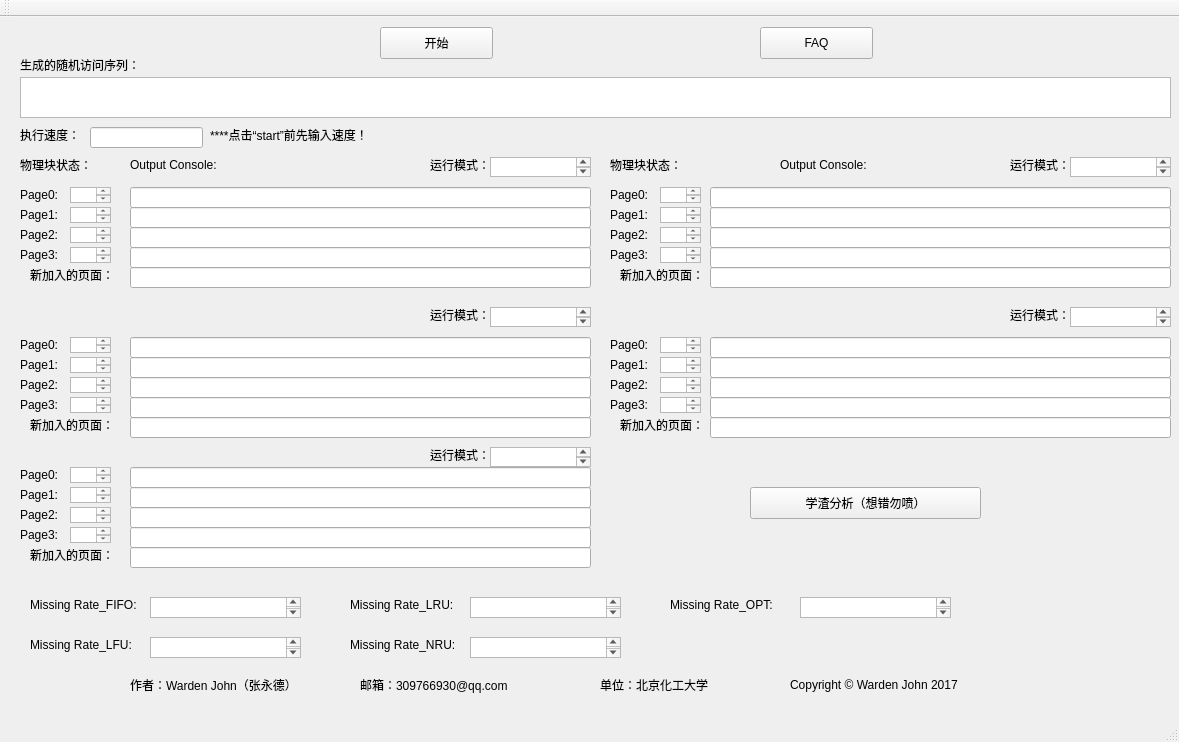
<?xml version="1.0" encoding="UTF-8"?>
<ui version="4.0">
 <class>page_change</class>
 <widget class="QMainWindow" name="page_change">
  <property name="geometry">
   <rect>
    <x>0</x>
    <y>0</y>
    <width>1179</width>
    <height>742</height>
   </rect>
  </property>
  <property name="windowTitle">
   <string>page_change</string>
  </property>
  <widget class="QWidget" name="centralWidget">
   <widget class="QPushButton" name="start">
    <property name="geometry">
     <rect>
      <x>380</x>
      <y>10</y>
      <width>113</width>
      <height>32</height>
     </rect>
    </property>
    <property name="text">
     <string>开始</string>
    </property>
   </widget>
   <widget class="QLabel" name="label">
    <property name="geometry">
     <rect>
      <x>20</x>
      <y>40</y>
      <width>371</width>
      <height>16</height>
     </rect>
    </property>
    <property name="text">
     <string>生成的随机访问序列：</string>
    </property>
   </widget>
   <widget class="QLabel" name="label_2">
    <property name="geometry">
     <rect>
      <x>130</x>
      <y>140</y>
      <width>151</width>
      <height>16</height>
     </rect>
    </property>
    <property name="text">
     <string>Output Console:</string>
    </property>
   </widget>
   <widget class="QLabel" name="label_3">
    <property name="geometry">
     <rect>
      <x>20</x>
      <y>110</y>
      <width>71</width>
      <height>16</height>
     </rect>
    </property>
    <property name="text">
     <string>执行速度：</string>
    </property>
   </widget>
   <widget class="QLineEdit" name="lineEdit_2">
    <property name="geometry">
     <rect>
      <x>90</x>
      <y>110</y>
      <width>113</width>
      <height>21</height>
     </rect>
    </property>
   </widget>
   <widget class="QPushButton" name="FAQ">
    <property name="geometry">
     <rect>
      <x>760</x>
      <y>10</y>
      <width>113</width>
      <height>32</height>
     </rect>
    </property>
    <property name="text">
     <string>FAQ</string>
    </property>
   </widget>
   <widget class="QLabel" name="label_4">
    <property name="geometry">
     <rect>
      <x>20</x>
      <y>140</y>
      <width>81</width>
      <height>16</height>
     </rect>
    </property>
    <property name="text">
     <string>物理块状态：</string>
    </property>
   </widget>
   <widget class="QTextBrowser" name="page0">
    <property name="geometry">
     <rect>
      <x>70</x>
      <y>170</y>
      <width>41</width>
      <height>16</height>
     </rect>
    </property>
   </widget>
   <widget class="QLabel" name="label_5">
    <property name="geometry">
     <rect>
      <x>20</x>
      <y>170</y>
      <width>60</width>
      <height>16</height>
     </rect>
    </property>
    <property name="text">
     <string>Page0:</string>
    </property>
   </widget>
   <widget class="QLabel" name="label_6">
    <property name="geometry">
     <rect>
      <x>20</x>
      <y>190</y>
      <width>60</width>
      <height>16</height>
     </rect>
    </property>
    <property name="text">
     <string>Page1:</string>
    </property>
   </widget>
   <widget class="QLabel" name="label_7">
    <property name="geometry">
     <rect>
      <x>20</x>
      <y>210</y>
      <width>60</width>
      <height>16</height>
     </rect>
    </property>
    <property name="text">
     <string>Page2:</string>
    </property>
   </widget>
   <widget class="QLabel" name="label_8">
    <property name="geometry">
     <rect>
      <x>20</x>
      <y>230</y>
      <width>60</width>
      <height>16</height>
     </rect>
    </property>
    <property name="text">
     <string>Page3:</string>
    </property>
   </widget>
   <widget class="QTextBrowser" name="page1">
    <property name="geometry">
     <rect>
      <x>70</x>
      <y>190</y>
      <width>41</width>
      <height>16</height>
     </rect>
    </property>
   </widget>
   <widget class="QTextBrowser" name="page2">
    <property name="geometry">
     <rect>
      <x>70</x>
      <y>210</y>
      <width>41</width>
      <height>16</height>
     </rect>
    </property>
   </widget>
   <widget class="QTextBrowser" name="page3">
    <property name="geometry">
     <rect>
      <x>70</x>
      <y>230</y>
      <width>41</width>
      <height>16</height>
     </rect>
    </property>
   </widget>
   <widget class="QLabel" name="label_9">
    <property name="geometry">
     <rect>
      <x>30</x>
      <y>580</y>
      <width>131</width>
      <height>16</height>
     </rect>
    </property>
    <property name="text">
     <string>Missing Rate_FIFO:</string>
    </property>
   </widget>
   <widget class="QTextBrowser" name="missingrate_FIFO">
    <property name="geometry">
     <rect>
      <x>150</x>
      <y>580</y>
      <width>151</width>
      <height>21</height>
     </rect>
    </property>
   </widget>
   <widget class="QLabel" name="label_10">
    <property name="geometry">
     <rect>
      <x>430</x>
      <y>140</y>
      <width>81</width>
      <height>16</height>
     </rect>
    </property>
    <property name="text">
     <string>运行模式：</string>
    </property>
   </widget>
   <widget class="QTextBrowser" name="Model">
    <property name="geometry">
     <rect>
      <x>490</x>
      <y>140</y>
      <width>101</width>
      <height>20</height>
     </rect>
    </property>
   </widget>
   <widget class="QLabel" name="label_11">
    <property name="geometry">
     <rect>
      <x>130</x>
      <y>660</y>
      <width>191</width>
      <height>16</height>
     </rect>
    </property>
    <property name="text">
     <string>作者：Warden John（张永德）</string>
    </property>
   </widget>
   <widget class="QTextEdit" name="textEdit">
    <property name="geometry">
     <rect>
      <x>20</x>
      <y>60</y>
      <width>1151</width>
      <height>41</height>
     </rect>
    </property>
   </widget>
   <widget class="QLabel" name="label_12">
    <property name="geometry">
     <rect>
      <x>360</x>
      <y>660</y>
      <width>191</width>
      <height>16</height>
     </rect>
    </property>
    <property name="text">
     <string>邮箱：309766930@qq.com</string>
    </property>
   </widget>
   <widget class="QLineEdit" name="FIFO_show_page_0">
    <property name="geometry">
     <rect>
      <x>130</x>
      <y>170</y>
      <width>461</width>
      <height>21</height>
     </rect>
    </property>
   </widget>
   <widget class="QLineEdit" name="FIFO_show_page_1">
    <property name="geometry">
     <rect>
      <x>130</x>
      <y>190</y>
      <width>461</width>
      <height>21</height>
     </rect>
    </property>
   </widget>
   <widget class="QLineEdit" name="FIFO_show_page_2">
    <property name="geometry">
     <rect>
      <x>130</x>
      <y>210</y>
      <width>461</width>
      <height>21</height>
     </rect>
    </property>
   </widget>
   <widget class="QLineEdit" name="FIFO_show_page_3">
    <property name="geometry">
     <rect>
      <x>130</x>
      <y>230</y>
      <width>461</width>
      <height>21</height>
     </rect>
    </property>
   </widget>
   <widget class="QLabel" name="label_13">
    <property name="geometry">
     <rect>
      <x>20</x>
      <y>320</y>
      <width>60</width>
      <height>16</height>
     </rect>
    </property>
    <property name="text">
     <string>Page0:</string>
    </property>
   </widget>
   <widget class="QLabel" name="label_14">
    <property name="geometry">
     <rect>
      <x>20</x>
      <y>340</y>
      <width>60</width>
      <height>16</height>
     </rect>
    </property>
    <property name="text">
     <string>Page1:</string>
    </property>
   </widget>
   <widget class="QLabel" name="label_15">
    <property name="geometry">
     <rect>
      <x>20</x>
      <y>360</y>
      <width>60</width>
      <height>16</height>
     </rect>
    </property>
    <property name="text">
     <string>Page2:</string>
    </property>
   </widget>
   <widget class="QLabel" name="label_16">
    <property name="geometry">
     <rect>
      <x>20</x>
      <y>380</y>
      <width>60</width>
      <height>16</height>
     </rect>
    </property>
    <property name="text">
     <string>Page3:</string>
    </property>
   </widget>
   <widget class="QTextBrowser" name="LRU_page_0">
    <property name="geometry">
     <rect>
      <x>70</x>
      <y>320</y>
      <width>41</width>
      <height>16</height>
     </rect>
    </property>
   </widget>
   <widget class="QTextBrowser" name="LRU_page_1">
    <property name="geometry">
     <rect>
      <x>70</x>
      <y>340</y>
      <width>41</width>
      <height>16</height>
     </rect>
    </property>
   </widget>
   <widget class="QTextBrowser" name="LRU_page_2">
    <property name="geometry">
     <rect>
      <x>70</x>
      <y>360</y>
      <width>41</width>
      <height>16</height>
     </rect>
    </property>
   </widget>
   <widget class="QTextBrowser" name="LRU_page_3">
    <property name="geometry">
     <rect>
      <x>70</x>
      <y>380</y>
      <width>41</width>
      <height>16</height>
     </rect>
    </property>
   </widget>
   <widget class="QLineEdit" name="LRU_show_page_0">
    <property name="geometry">
     <rect>
      <x>130</x>
      <y>320</y>
      <width>461</width>
      <height>21</height>
     </rect>
    </property>
   </widget>
   <widget class="QLineEdit" name="LRU_show_page_1">
    <property name="geometry">
     <rect>
      <x>130</x>
      <y>340</y>
      <width>461</width>
      <height>21</height>
     </rect>
    </property>
   </widget>
   <widget class="QLineEdit" name="LRU_show_page_2">
    <property name="geometry">
     <rect>
      <x>130</x>
      <y>360</y>
      <width>461</width>
      <height>21</height>
     </rect>
    </property>
   </widget>
   <widget class="QLineEdit" name="LRU_show_page_3">
    <property name="geometry">
     <rect>
      <x>130</x>
      <y>380</y>
      <width>461</width>
      <height>21</height>
     </rect>
    </property>
   </widget>
   <widget class="QLabel" name="label_17">
    <property name="geometry">
     <rect>
      <x>20</x>
      <y>450</y>
      <width>60</width>
      <height>16</height>
     </rect>
    </property>
    <property name="text">
     <string>Page0:</string>
    </property>
   </widget>
   <widget class="QLabel" name="label_18">
    <property name="geometry">
     <rect>
      <x>430</x>
      <y>290</y>
      <width>81</width>
      <height>16</height>
     </rect>
    </property>
    <property name="text">
     <string>运行模式：</string>
    </property>
   </widget>
   <widget class="QTextBrowser" name="Model_2">
    <property name="geometry">
     <rect>
      <x>490</x>
      <y>290</y>
      <width>101</width>
      <height>20</height>
     </rect>
    </property>
   </widget>
   <widget class="QLabel" name="label_19">
    <property name="geometry">
     <rect>
      <x>20</x>
      <y>470</y>
      <width>60</width>
      <height>16</height>
     </rect>
    </property>
    <property name="text">
     <string>Page1:</string>
    </property>
   </widget>
   <widget class="QLabel" name="label_20">
    <property name="geometry">
     <rect>
      <x>20</x>
      <y>490</y>
      <width>60</width>
      <height>16</height>
     </rect>
    </property>
    <property name="text">
     <string>Page2:</string>
    </property>
   </widget>
   <widget class="QLabel" name="label_21">
    <property name="geometry">
     <rect>
      <x>20</x>
      <y>510</y>
      <width>60</width>
      <height>16</height>
     </rect>
    </property>
    <property name="text">
     <string>Page3:</string>
    </property>
   </widget>
   <widget class="QTextBrowser" name="OPT_page_0">
    <property name="geometry">
     <rect>
      <x>70</x>
      <y>450</y>
      <width>41</width>
      <height>16</height>
     </rect>
    </property>
   </widget>
   <widget class="QTextBrowser" name="OPT_page_1">
    <property name="geometry">
     <rect>
      <x>70</x>
      <y>470</y>
      <width>41</width>
      <height>16</height>
     </rect>
    </property>
   </widget>
   <widget class="QTextBrowser" name="OPT_page_2">
    <property name="geometry">
     <rect>
      <x>70</x>
      <y>490</y>
      <width>41</width>
      <height>16</height>
     </rect>
    </property>
   </widget>
   <widget class="QTextBrowser" name="OPT_page_3">
    <property name="geometry">
     <rect>
      <x>70</x>
      <y>510</y>
      <width>41</width>
      <height>16</height>
     </rect>
    </property>
   </widget>
   <widget class="QLineEdit" name="OPT_show_page_0">
    <property name="geometry">
     <rect>
      <x>130</x>
      <y>450</y>
      <width>461</width>
      <height>21</height>
     </rect>
    </property>
   </widget>
   <widget class="QLineEdit" name="OPT_show_page_1">
    <property name="geometry">
     <rect>
      <x>130</x>
      <y>470</y>
      <width>461</width>
      <height>21</height>
     </rect>
    </property>
   </widget>
   <widget class="QLineEdit" name="OPT_show_page_2">
    <property name="geometry">
     <rect>
      <x>130</x>
      <y>490</y>
      <width>461</width>
      <height>21</height>
     </rect>
    </property>
   </widget>
   <widget class="QLineEdit" name="OPT_show_page_3">
    <property name="geometry">
     <rect>
      <x>130</x>
      <y>510</y>
      <width>461</width>
      <height>21</height>
     </rect>
    </property>
   </widget>
   <widget class="QLabel" name="label_22">
    <property name="geometry">
     <rect>
      <x>350</x>
      <y>580</y>
      <width>111</width>
      <height>16</height>
     </rect>
    </property>
    <property name="text">
     <string>Missing Rate_LRU:</string>
    </property>
   </widget>
   <widget class="QTextBrowser" name="missingrate_LRU">
    <property name="geometry">
     <rect>
      <x>470</x>
      <y>580</y>
      <width>151</width>
      <height>21</height>
     </rect>
    </property>
   </widget>
   <widget class="QLabel" name="label_23">
    <property name="geometry">
     <rect>
      <x>430</x>
      <y>430</y>
      <width>81</width>
      <height>16</height>
     </rect>
    </property>
    <property name="text">
     <string>运行模式：</string>
    </property>
   </widget>
   <widget class="QTextBrowser" name="Model_3">
    <property name="geometry">
     <rect>
      <x>490</x>
      <y>430</y>
      <width>101</width>
      <height>20</height>
     </rect>
    </property>
   </widget>
   <widget class="QLabel" name="label_24">
    <property name="geometry">
     <rect>
      <x>610</x>
      <y>140</y>
      <width>81</width>
      <height>16</height>
     </rect>
    </property>
    <property name="text">
     <string>物理块状态：</string>
    </property>
   </widget>
   <widget class="QLabel" name="label_25">
    <property name="geometry">
     <rect>
      <x>780</x>
      <y>140</y>
      <width>151</width>
      <height>16</height>
     </rect>
    </property>
    <property name="text">
     <string>Output Console:</string>
    </property>
   </widget>
   <widget class="QLabel" name="label_26">
    <property name="geometry">
     <rect>
      <x>610</x>
      <y>170</y>
      <width>60</width>
      <height>16</height>
     </rect>
    </property>
    <property name="text">
     <string>Page0:</string>
    </property>
   </widget>
   <widget class="QLabel" name="label_27">
    <property name="geometry">
     <rect>
      <x>610</x>
      <y>190</y>
      <width>60</width>
      <height>16</height>
     </rect>
    </property>
    <property name="text">
     <string>Page1:</string>
    </property>
   </widget>
   <widget class="QLabel" name="label_28">
    <property name="geometry">
     <rect>
      <x>610</x>
      <y>210</y>
      <width>60</width>
      <height>16</height>
     </rect>
    </property>
    <property name="text">
     <string>Page2:</string>
    </property>
   </widget>
   <widget class="QLabel" name="label_29">
    <property name="geometry">
     <rect>
      <x>610</x>
      <y>230</y>
      <width>60</width>
      <height>16</height>
     </rect>
    </property>
    <property name="text">
     <string>Page3:</string>
    </property>
   </widget>
   <widget class="QTextBrowser" name="LFU_page0">
    <property name="geometry">
     <rect>
      <x>660</x>
      <y>170</y>
      <width>41</width>
      <height>16</height>
     </rect>
    </property>
   </widget>
   <widget class="QTextBrowser" name="LFU_page0_2">
    <property name="geometry">
     <rect>
      <x>660</x>
      <y>190</y>
      <width>41</width>
      <height>16</height>
     </rect>
    </property>
   </widget>
   <widget class="QTextBrowser" name="LFU_page0_3">
    <property name="geometry">
     <rect>
      <x>660</x>
      <y>210</y>
      <width>41</width>
      <height>16</height>
     </rect>
    </property>
   </widget>
   <widget class="QTextBrowser" name="LFU_page0_4">
    <property name="geometry">
     <rect>
      <x>660</x>
      <y>230</y>
      <width>41</width>
      <height>16</height>
     </rect>
    </property>
   </widget>
   <widget class="QLineEdit" name="LFU_show_page_0">
    <property name="geometry">
     <rect>
      <x>710</x>
      <y>170</y>
      <width>461</width>
      <height>21</height>
     </rect>
    </property>
   </widget>
   <widget class="QLabel" name="label_30">
    <property name="geometry">
     <rect>
      <x>1010</x>
      <y>140</y>
      <width>81</width>
      <height>16</height>
     </rect>
    </property>
    <property name="text">
     <string>运行模式：</string>
    </property>
   </widget>
   <widget class="QTextBrowser" name="Model_4">
    <property name="geometry">
     <rect>
      <x>1070</x>
      <y>140</y>
      <width>101</width>
      <height>20</height>
     </rect>
    </property>
   </widget>
   <widget class="QLineEdit" name="LFU_show_page_1">
    <property name="geometry">
     <rect>
      <x>710</x>
      <y>190</y>
      <width>461</width>
      <height>21</height>
     </rect>
    </property>
   </widget>
   <widget class="QLineEdit" name="LFU_show_page_2">
    <property name="geometry">
     <rect>
      <x>710</x>
      <y>210</y>
      <width>461</width>
      <height>21</height>
     </rect>
    </property>
   </widget>
   <widget class="QLineEdit" name="LFU_show_page_3">
    <property name="geometry">
     <rect>
      <x>710</x>
      <y>230</y>
      <width>461</width>
      <height>21</height>
     </rect>
    </property>
   </widget>
   <widget class="QLabel" name="label_31">
    <property name="geometry">
     <rect>
      <x>1010</x>
      <y>290</y>
      <width>81</width>
      <height>16</height>
     </rect>
    </property>
    <property name="text">
     <string>运行模式：</string>
    </property>
   </widget>
   <widget class="QTextBrowser" name="Model_5">
    <property name="geometry">
     <rect>
      <x>1070</x>
      <y>290</y>
      <width>101</width>
      <height>20</height>
     </rect>
    </property>
   </widget>
   <widget class="QLabel" name="label_32">
    <property name="geometry">
     <rect>
      <x>30</x>
      <y>620</y>
      <width>121</width>
      <height>16</height>
     </rect>
    </property>
    <property name="text">
     <string>Missing Rate_LFU:</string>
    </property>
   </widget>
   <widget class="QTextBrowser" name="missingrate_LFU">
    <property name="geometry">
     <rect>
      <x>150</x>
      <y>620</y>
      <width>151</width>
      <height>21</height>
     </rect>
    </property>
   </widget>
   <widget class="QLabel" name="label_33">
    <property name="geometry">
     <rect>
      <x>610</x>
      <y>320</y>
      <width>60</width>
      <height>16</height>
     </rect>
    </property>
    <property name="text">
     <string>Page0:</string>
    </property>
   </widget>
   <widget class="QLabel" name="label_34">
    <property name="geometry">
     <rect>
      <x>610</x>
      <y>340</y>
      <width>60</width>
      <height>16</height>
     </rect>
    </property>
    <property name="text">
     <string>Page1:</string>
    </property>
   </widget>
   <widget class="QLabel" name="label_35">
    <property name="geometry">
     <rect>
      <x>610</x>
      <y>360</y>
      <width>60</width>
      <height>16</height>
     </rect>
    </property>
    <property name="text">
     <string>Page2:</string>
    </property>
   </widget>
   <widget class="QLabel" name="label_36">
    <property name="geometry">
     <rect>
      <x>610</x>
      <y>380</y>
      <width>60</width>
      <height>16</height>
     </rect>
    </property>
    <property name="text">
     <string>Page3:</string>
    </property>
   </widget>
   <widget class="QTextBrowser" name="NRU_page0_0">
    <property name="geometry">
     <rect>
      <x>660</x>
      <y>320</y>
      <width>41</width>
      <height>16</height>
     </rect>
    </property>
   </widget>
   <widget class="QTextBrowser" name="NRU_page0_1">
    <property name="geometry">
     <rect>
      <x>660</x>
      <y>340</y>
      <width>41</width>
      <height>16</height>
     </rect>
    </property>
   </widget>
   <widget class="QTextBrowser" name="NRU_page0_2">
    <property name="geometry">
     <rect>
      <x>660</x>
      <y>360</y>
      <width>41</width>
      <height>16</height>
     </rect>
    </property>
   </widget>
   <widget class="QTextBrowser" name="NRU_page0_3">
    <property name="geometry">
     <rect>
      <x>660</x>
      <y>380</y>
      <width>41</width>
      <height>16</height>
     </rect>
    </property>
   </widget>
   <widget class="QLineEdit" name="NRU_show_page_0">
    <property name="geometry">
     <rect>
      <x>710</x>
      <y>320</y>
      <width>461</width>
      <height>21</height>
     </rect>
    </property>
   </widget>
   <widget class="QLineEdit" name="NRU_show_page_1">
    <property name="geometry">
     <rect>
      <x>710</x>
      <y>340</y>
      <width>461</width>
      <height>21</height>
     </rect>
    </property>
   </widget>
   <widget class="QLineEdit" name="NRU_show_page_2">
    <property name="geometry">
     <rect>
      <x>710</x>
      <y>360</y>
      <width>461</width>
      <height>21</height>
     </rect>
    </property>
   </widget>
   <widget class="QLineEdit" name="NRU_show_page_3">
    <property name="geometry">
     <rect>
      <x>710</x>
      <y>380</y>
      <width>461</width>
      <height>21</height>
     </rect>
    </property>
   </widget>
   <widget class="QLabel" name="label_37">
    <property name="geometry">
     <rect>
      <x>350</x>
      <y>620</y>
      <width>121</width>
      <height>16</height>
     </rect>
    </property>
    <property name="text">
     <string>Missing Rate_NRU:</string>
    </property>
   </widget>
   <widget class="QTextBrowser" name="missingrate_NRU">
    <property name="geometry">
     <rect>
      <x>470</x>
      <y>620</y>
      <width>151</width>
      <height>21</height>
     </rect>
    </property>
   </widget>
   <widget class="QLabel" name="label_38">
    <property name="geometry">
     <rect>
      <x>600</x>
      <y>660</y>
      <width>131</width>
      <height>16</height>
     </rect>
    </property>
    <property name="text">
     <string>单位：北京化工大学</string>
    </property>
   </widget>
   <widget class="QLabel" name="label_39">
    <property name="geometry">
     <rect>
      <x>790</x>
      <y>660</y>
      <width>211</width>
      <height>16</height>
     </rect>
    </property>
    <property name="text">
     <string>Copyright © Warden John 2017</string>
    </property>
   </widget>
   <widget class="QLabel" name="label_40">
    <property name="geometry">
     <rect>
      <x>670</x>
      <y>580</y>
      <width>121</width>
      <height>16</height>
     </rect>
    </property>
    <property name="text">
     <string>Missing Rate_OPT:</string>
    </property>
   </widget>
   <widget class="QTextBrowser" name="missingrate_OPT">
    <property name="geometry">
     <rect>
      <x>800</x>
      <y>580</y>
      <width>151</width>
      <height>21</height>
     </rect>
    </property>
   </widget>
   <widget class="QLabel" name="label_42">
    <property name="geometry">
     <rect>
      <x>210</x>
      <y>110</y>
      <width>201</width>
      <height>16</height>
     </rect>
    </property>
    <property name="text">
     <string>****点击“start”前先输入速度！</string>
    </property>
   </widget>
   <widget class="QLineEdit" name="FIFO_NEW_page">
    <property name="geometry">
     <rect>
      <x>130</x>
      <y>250</y>
      <width>461</width>
      <height>21</height>
     </rect>
    </property>
   </widget>
   <widget class="QLineEdit" name="LRU_NEW_Page">
    <property name="geometry">
     <rect>
      <x>130</x>
      <y>400</y>
      <width>461</width>
      <height>21</height>
     </rect>
    </property>
   </widget>
   <widget class="QLineEdit" name="OPT_NEW_Page">
    <property name="geometry">
     <rect>
      <x>130</x>
      <y>530</y>
      <width>461</width>
      <height>21</height>
     </rect>
    </property>
   </widget>
   <widget class="QLineEdit" name="LFU_NEW_page">
    <property name="geometry">
     <rect>
      <x>710</x>
      <y>250</y>
      <width>461</width>
      <height>21</height>
     </rect>
    </property>
   </widget>
   <widget class="QLineEdit" name="NRU_NEW_page">
    <property name="geometry">
     <rect>
      <x>710</x>
      <y>400</y>
      <width>461</width>
      <height>21</height>
     </rect>
    </property>
   </widget>
   <widget class="QLabel" name="label_41">
    <property name="geometry">
     <rect>
      <x>30</x>
      <y>250</y>
      <width>101</width>
      <height>16</height>
     </rect>
    </property>
    <property name="text">
     <string>新加入的页面：</string>
    </property>
   </widget>
   <widget class="QLabel" name="label_43">
    <property name="geometry">
     <rect>
      <x>30</x>
      <y>400</y>
      <width>101</width>
      <height>16</height>
     </rect>
    </property>
    <property name="text">
     <string>新加入的页面：</string>
    </property>
   </widget>
   <widget class="QLabel" name="label_44">
    <property name="geometry">
     <rect>
      <x>30</x>
      <y>530</y>
      <width>101</width>
      <height>16</height>
     </rect>
    </property>
    <property name="text">
     <string>新加入的页面：</string>
    </property>
   </widget>
   <widget class="QLabel" name="label_45">
    <property name="geometry">
     <rect>
      <x>620</x>
      <y>250</y>
      <width>101</width>
      <height>16</height>
     </rect>
    </property>
    <property name="text">
     <string>新加入的页面：</string>
    </property>
   </widget>
   <widget class="QLabel" name="label_46">
    <property name="geometry">
     <rect>
      <x>620</x>
      <y>400</y>
      <width>101</width>
      <height>16</height>
     </rect>
    </property>
    <property name="text">
     <string>新加入的页面：</string>
    </property>
   </widget>
   <widget class="QPushButton" name="pushButton">
    <property name="geometry">
     <rect>
      <x>750</x>
      <y>470</y>
      <width>231</width>
      <height>32</height>
     </rect>
    </property>
    <property name="text">
     <string>学渣分析（想错勿喷）</string>
    </property>
   </widget>
  </widget>
  <widget class="QMenuBar" name="menuBar">
   <property name="geometry">
    <rect>
     <x>0</x>
     <y>0</y>
     <width>1179</width>
     <height>22</height>
    </rect>
   </property>
  </widget>
  <widget class="QToolBar" name="mainToolBar">
   <attribute name="toolBarArea">
    <enum>TopToolBarArea</enum>
   </attribute>
   <attribute name="toolBarBreak">
    <bool>false</bool>
   </attribute>
  </widget>
  <widget class="QStatusBar" name="statusBar"/>
 </widget>
 <layoutdefault spacing="6" margin="11"/>
 <resources/>
 <connections/>
</ui>
